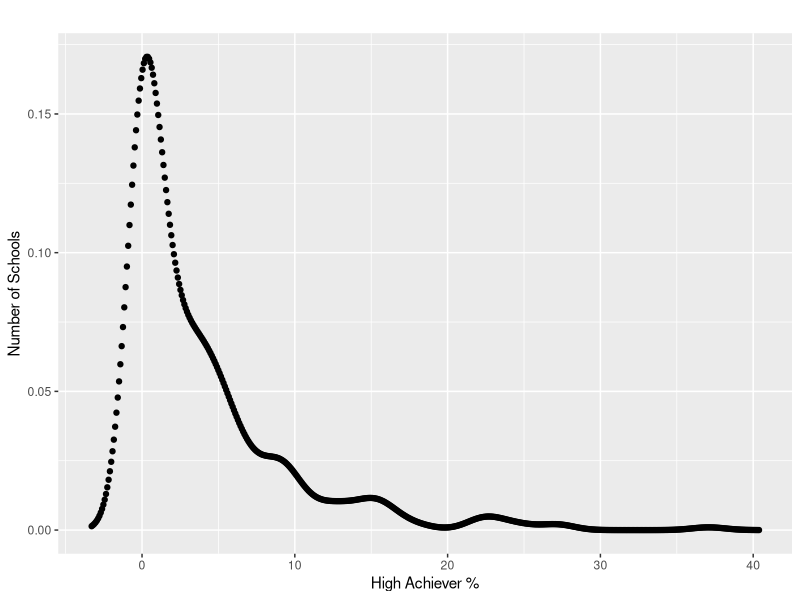
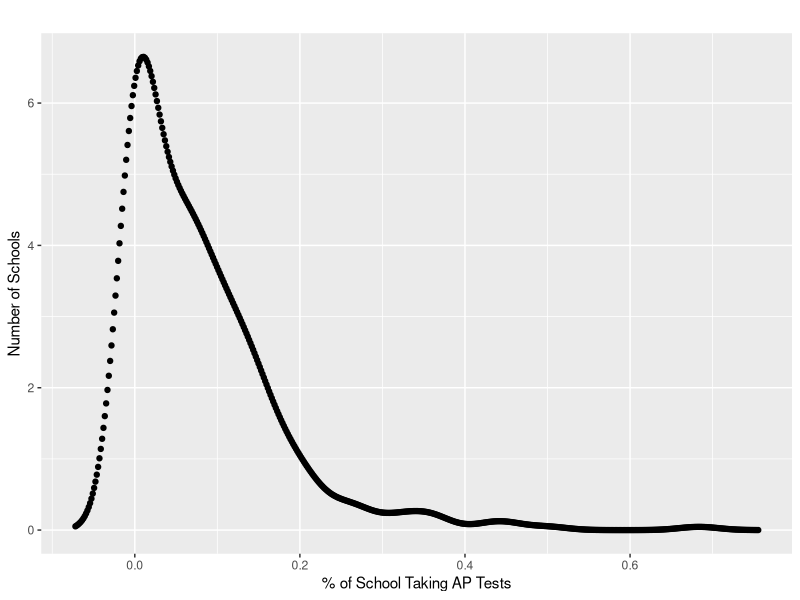
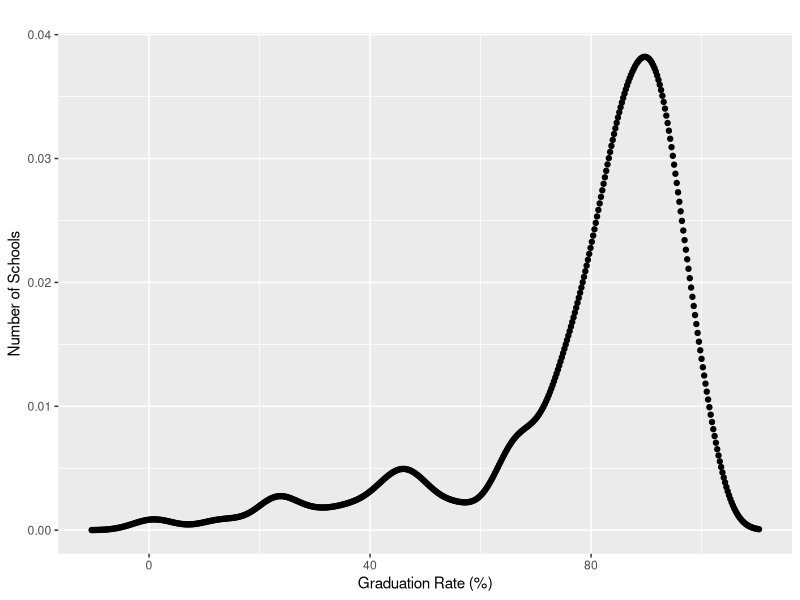
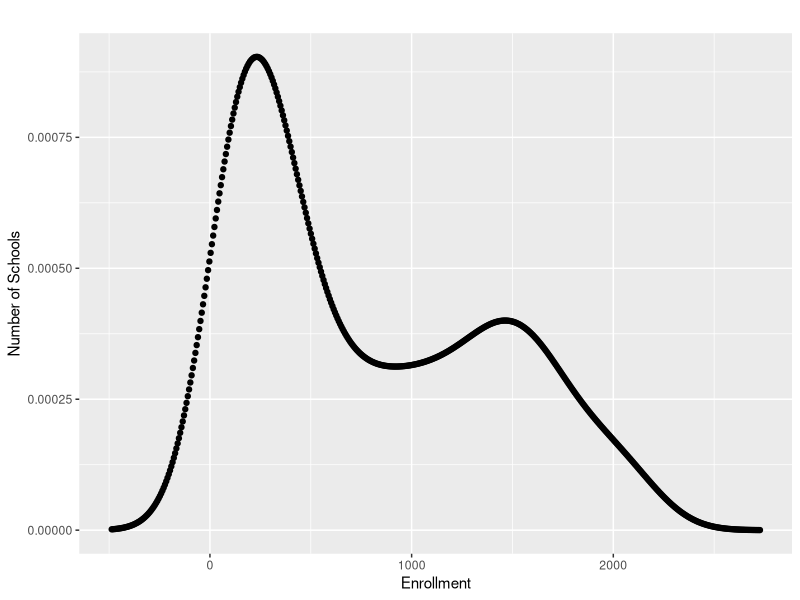
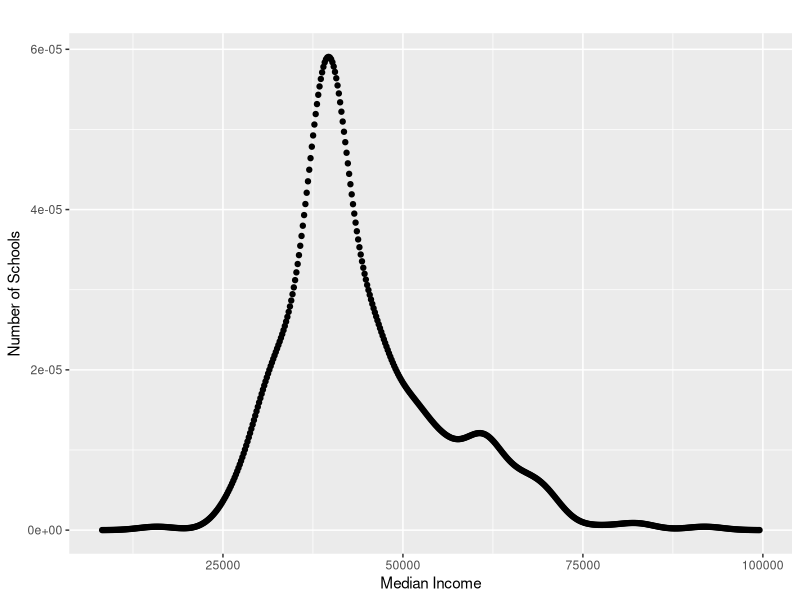
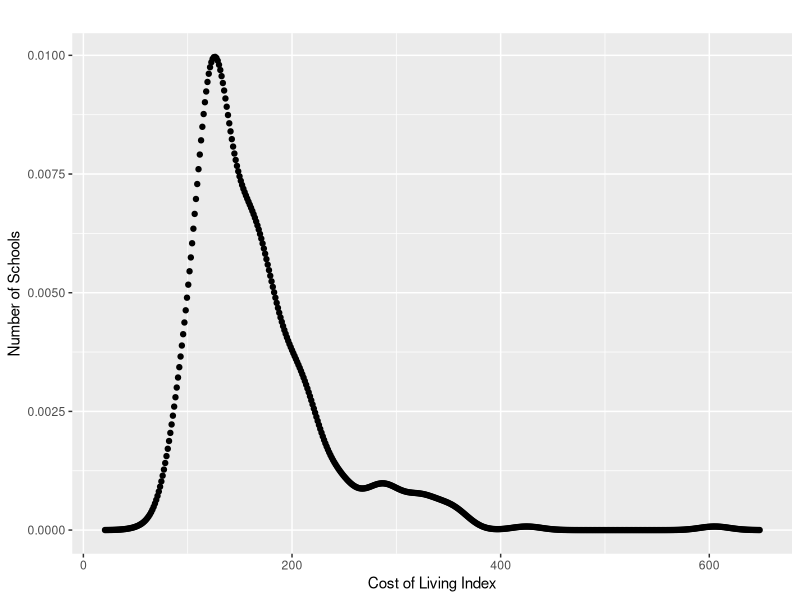
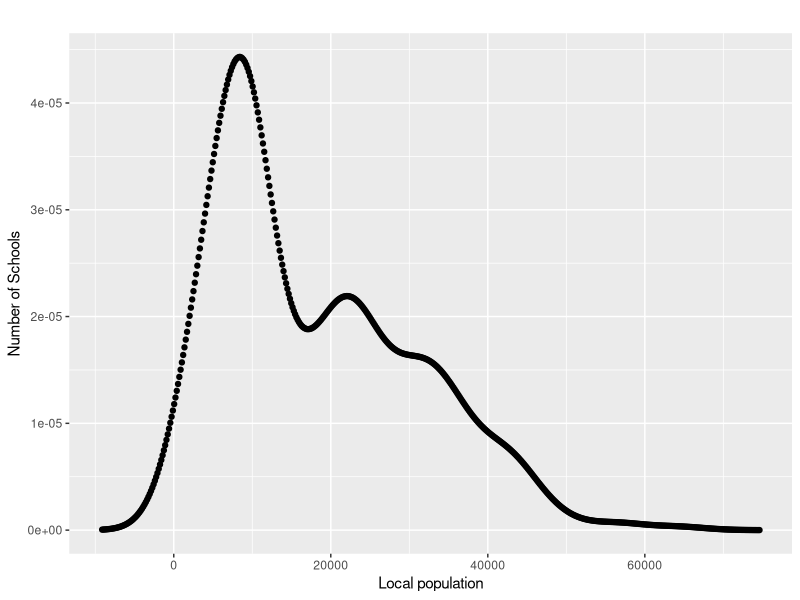
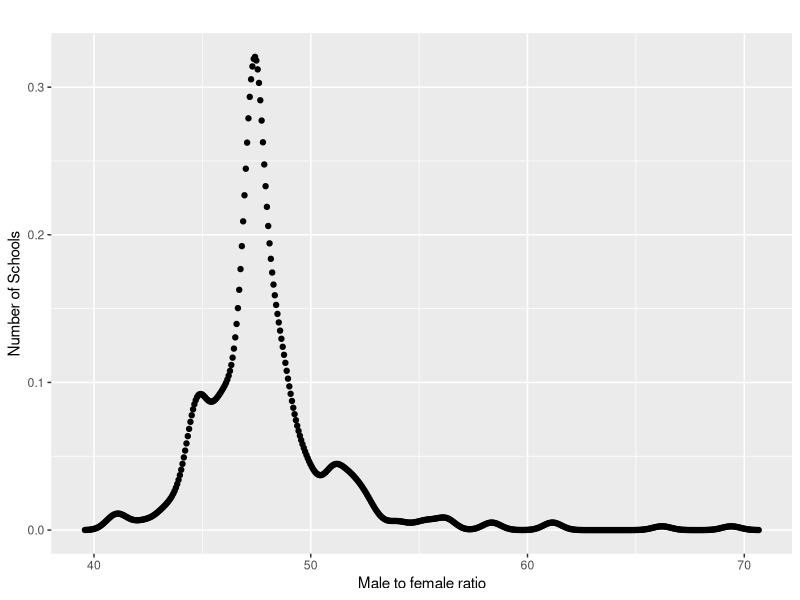

Here is the R script that generated these plots, in order: (Note: this script raises an error after producing the figures.)
#This is the working script for school analysis

library(ggplot2)
library(stats)

schools <- read.csv("SchoolDataForR-2013-01-11.csv")
#Histograms, KDEs of various columns



theme_clean <- theme(
  panel.background = element_rect(fill="white"),
  axis.ticks = element_line(colour=NA),
  panel.grid = element_line(colour="white"),
  axis.text.y = element_text(colour=NA),
  axis.text.x = element_text(colour="white")
)





plotDensity <- function(densityResults, xLabel, yLabel="Number of Schools", nameOfFile, title="", xMultiplier=1.0) {
  qplot(x=densityResults$x * xMultiplier, y=densityResults$y, xlab=xLabel, ylab=yLabel, main=title)
}

plotDensity(densityResults=density(na.omit(schools$ApGoodScoresPercentPerStudent*100)), xLabel="High Achiever %", nameOfFile="ApPercentOfSchoolInHardClasses-Raw.png")
ggsave(filename="HighAchieverPercent-Raw.png", scale=0.25)


plotDensity(densityResults=density(schools$ApPercentOfSchoolInHardClasses), xLabel="% of School Taking AP Tests", nameOfFile="ApPercentOfSchoolInHardClasses-Raw.png")
ggsave(filename="ApPercentOfSchoolInHardClasses-Raw.png", scale=0.25)
  #Mostly zero

plotDensity(densityResult=density(schools$GraduationRate), xLabel="Graduation Rate (%)", nameOfFile="GraduationRate-Raw.png")
ggsave(filename="GraduationRate-Raw.png", scale=0.5)
  #Hovers around 90%

plotDensity(densityResult=density(schools$Enrollment), xLabel="Enrollment", nameOfFile="Enrollment-Raw.png")
ggsave(filename="Enrollment-Raw.png", scale=0.5)
#Interesting. Biggest spike is for small schools (less than 200 students)
#Another spike around 1500 students

plotDensity(densityResult=density(schools$MedianIncome), xLabel="Median Income", nameOfFile="MedianIncome-Raw.png")
ggsave(filename="MedianIncome-Raw.png", scale=0.5)
#Big spike around $35K or so
  #Another spike around $60K

plotDensity(densityResult=density(schools$CostOfLivingIndex), xLabel="Cost of Living Index", nameOfFile="CostOfLiving-Raw.png")
ggsave(filename="CostOfLivingIndex-Raw.png", scale=0.5)
#Big spike around 120 or so
  #Long tail to the right (expensive locations). Not very many cheap locations

plotDensity(densityResult=density(schools$Population), xLabel="Local population", nameOfFile="Population-Raw.jpg")
ggsave(filename="Population-Raw.png", scale=0.5)
#Most areas have less than 10K people. Very interesting data.

plotDensity(densityResult=density(schools$MaleToFemaleRatio / 2), xLabel="Male to female ratio", nameOfFile="MaleToFemaleRatio-Raw.png")
ggsave(filename="MaleToFemaleRatio-Raw.png", scale=0.5)
#Divide by 2 to make more intuitive

plotDensity(densityResult=density(schools$StudentToTeacherRatio), xLabel="Student to Teacher ratio", nameOfFile="StudentToTeacherRatio-Raw.png")
ggsave(filename="StudentToTeacherRatio-Raw.png", scale=0.5)
#Most of the results are around 20-25

plotDensity(densityResult=density(schools$BachelorsOrHigher), xLabel="% of Neighborhood with a Bachelor's degree or higher", nameOfFile="BachelorsOrHigher-Raw.png")
ggsave(filename="BachelorsOrHigher-Raw.png", scale=0.5)
#Spikes around 15-18%.
  #Trails off dramatically above 40%

plotDensity(densityResults=density(schools$MedianAge), xLabel="Median Age Of Neighborhood", nameOfFile="MedianAge-Raw.png")
ggsave(filename="MedianAge-Raw.png", scale=0.5)
#Big spike is around 35. Most of the data is between 30 and 45

plotDensity(densityResults=density(schools$TotalCostPerStudent), xLabel="Total Cost Per Student", nameOfFile="TotalCostPerStudent-Raw.png")
ggsave(filename="TotalCostPerStudent-Raw.png", scale=0.5)
#Around 5K per student

plotDensity(densityResults=density(schools$RevenuePercentGoingToBasicEd), xLabel="% of Revenue Going to Basic Ed", nameOfFile="")
ggsave(filename="RevenuePercentGoingToBasicEd-Raw.png", scale=0.5)
#Between 50 and 60%. That's surprisingly low.

plotDensity(densityResults=density(schools$UnderHighSchool), xLabel="% of Neighborhood without a high school diploma", nameOfFile="")
ggsave(filename="UnderHighSchool-Raw.png", scale=0.5)
#Around 15%, it looks like

plotDensity(densityResults=density(schools$MarriedPercent), xLabel="% of Neighborhood that is married", nameOfFile="")
ggsave(filename="MarriedPercent-Raw.png", scale=0.5)
#Big spike around 65%

plotDensity(densityResults=density(schools$MedianHousePrice), xLabel="Median House Price", nameOfFile="")
ggsave(filename="MedianHousePrice-Raw.png", scale=0.5)
#Double spike. Interesting.

plotDensity(densityResults=density(schools$StaffCostPerStudent), xLabel="Staff Cost Per Student", nameOfFile="")
ggsave(filename="StaffCostPerStudent-Raw.png", scale=0.5)
#Big spike around $5K

plotDensity(densityResults=density(schools$TeacherCertificationPercentage), xLabel="% of Teachers that are Certified", nameOfFile="")
ggsave(filename="TeacherCertificationPercentage-Raw.png", scale=0.5)
#Looks more normal (long tail to the right)
  #Over 90%, surprisingly? Or is that .9%?

plotDensity(densityResults=density(schools$FailRate), xLabel="% of students that drop out", nameOfFile="")
ggsave(filename="FailRate-Raw.png", scale=0.5)
#Big spike around 15-20%

plotDensity(densityResults=density(schools$EslToBasicEdRatio), xLabel="Ratio of ESL to English-speaking", nameOfFile="")
ggsave(filename="EslToBasicEdRatio-Raw.png", scale=0.5)
#Big spike around 5%

plotDensity(densityResults=density(schools$GraduateOrHigher), xLabel="% of Neighborhood w/ a graduate degree", nameOfFile="")
ggsave(filename="GraduateOrHigher-Raw.png", scale=0.5)
#Spikes at less than 10%

plotDensity(densityResults=density(schools$AvgTeacherCost), xLabel="Average Teacher Cost", nameOfFile="")
ggsave(filename="AvgTeacherCost-Raw.png", scale=0.5)
#Big spike around 100K

plotDensity(densityResults=density(schools$SomeCollegeOrHigher), xLabel="% of neighborhood w/ some college education", nameOfFile="")
ggsave(filename="SomeCollegeOrHigher-Raw.png", scale=0.5)
#Looks more normal
  #Around 25-25%

##NOW THAT WE'VE SEEN THE DENSITY, DO SCATTER PLOTS

#School-specific information
qqplot(x=schools$GraduationRate, y=schools$ApGoodScoresPercentPerStudent) #WILDLY DIFFERENT
qplot(x=GraduationRate, xlab="Graduation Rate (%)"      ,data=schools, y=ApGoodScoresPercentPerStudent*100, ylab="High Achiever %")
ggsave(filename="GraduationRate-Scatter.png", scale=0.5)

qqplot(x=schools$ContinuingRate, y=schools$ApGoodScoresPercentPerStudent)
qplot(x=ContinuingRate, xlab="% of students who are 5th-year seniors"      ,data=schools, y=ApGoodScoresPercentPerStudent*100, ylab="High Achiever %")
ggsave(filename="ContinuingRate-Scatter.png", scale=0.5)

qqplot(x=schools$FailRate, y=schools$ApGoodScoresPercentPerStudent) #WILDLY DIFFERENT
qplot(x=FailRate, xlab="Dropout rate (%)"      ,data=schools, y=ApGoodScoresPercentPerStudent*100, ylab="High Achiever %")
ggsave(filename="FailRate-Scatter.png", scale=0.5)

qqplot(x=schools$APNumberOfTestTakers, y=schools$ApGoodScoresPercentPerStudent) #WILDLY DIFFERENT
qplot(x=APNumberOfTestTakers, xlab="Number of students taking AP tests"      ,data=schools, y=ApGoodScoresPercentPerStudent*100, ylab="High Achiever %")
ggsave(filename="APNumberOfTestTakers-Scatter.png", scale=0.5)

qqplot(x=schools$Enrollment, y=schools$ApGoodScoresPercentPerStudent) #Curved down in an interesting way. Looks exponential
qplot(x=Enrollment, xlab="Number of Students"      ,data=schools, y=ApGoodScoresPercentPerStudent*100, ylab="High Achiever %")
ggsave(filename="Enrollment-Scatter.png", scale=0.5)

qqplot(x=schools$Cohort, y=schools$ApGoodScoresPercentPerStudent) #Kinda weird
qplot(x=Cohort, xlab="Number of students in grade"      ,data=schools, y=ApGoodScoresPercentPerStudent*100, ylab="High Achiever %")
ggsave(filename="Cohort-Scatter.png", scale=0.5)

qqplot(x=schools$APTotalTestsTaken, y=schools$ApGoodScoresPercentPerStudent)
qplot(x=APTotalTestsTaken, xlab="Number of AP tests taken"      ,data=schools, y=ApGoodScoresPercentPerStudent*100, ylab="High Achiever %")
ggsave(filename="APTotalTestsTaken-Scatter.png", scale=0.5)

qqplot(x=schools$APNumberOfHighScores, y=schools$ApGoodScoresPercentPerStudent) 
qplot(x=APNumberOfHighScores, xlab="Number of AP tests passed"      ,data=schools, y=ApGoodScoresPercentPerStudent*100, ylab="High Achiever %")
ggsave(filename="APNumberOfHighScores-Scatter.png", scale=0.5)

qqplot(x=schools$SATCriticalReadingMean, y=schools$ApGoodScoresPercentPerStudent) #WILDLY DIFFERENT. Exponential curve
qplot(x=SATCriticalReadingMean, xlab="SAT Score (Reading)"      ,data=schools, y=ApGoodScoresPercentPerStudent*100, ylab="High Achiever %")
ggsave(filename="SATCriticalReadingMean-Scatter.png", scale=0.5)

qqplot(x=schools$SATMathMean, y=schools$ApGoodScoresPercentPerStudent) #WILDLY DIFFERENT. Exponential curve, for the most part
qplot(x=SATMathMean, xlab="SAT Score (Math)"      ,data=schools, y=ApGoodScoresPercentPerStudent*100, ylab="High Achiever %")
ggsave(filename="SATMathMean-Scatter.png", scale=0.5)

qqplot(x=schools$SATWritingMean, y=schools$ApGoodScoresPercentPerStudent) #WILDLY DIFFERENT. Exponential curve
qplot(x=SATWritingMean, xlab="SAT Score (Writing)"      ,data=schools, y=ApGoodScoresPercentPerStudent*100, ylab="High Achiever %")
ggsave(filename="SATWritingMean-Scatter.png", scale=0.5)

qqplot(x=schools$PsatSophomoreNumberOfTestTakers, y=schools$ApGoodScoresPercentPerStudent)
qplot(x=PsatSophomoreNumberOfTestTakers, xlab="PSAT Number of Test Takers (Sophomore)"      ,data=schools, y=ApGoodScoresPercentPerStudent*100, ylab="High Achiever %")
ggsave(filename="PsatSophomoreNumberOfTestTakers-Scatter.png", scale=0.5)

qqplot(x=schools$PSATJuniorNumberOfTestTakers, y=schools$ApGoodScoresPercentPerStudent)
qplot(x=PSATJuniorNumberOfTestTakers, xlab="PSAT Number of Test Takers (Junior)"      ,data=schools, y=ApGoodScoresPercentPerStudent*100, ylab="High Achiever %")
ggsave(filename="PSATJuniorNumberOfTestTakers-Scatter.png", scale=0.5)

qqplot(x=schools$PSATSophomoreMathMean, y=schools$ApGoodScoresPercentPerStudent) #exponential
qplot(x=PSATSophomoreMathMean, xlab="PSAT Math Score (Sophomore)"      ,data=schools, y=ApGoodScoresPercentPerStudent*100, ylab="High Achiever %")
ggsave(filename="PSATSophomoreMathMean-Scatter.png", scale=0.5)

qqplot(x=schools$PSATJuniorMathMean, y=schools$ApGoodScoresPercentPerStudent) #exponential
qplot(x=PSATJuniorMathMean, xlab="PSAT Math Score (Junior)"      ,data=schools, y=ApGoodScoresPercentPerStudent*100, ylab="High Achiever %")
ggsave(filename="PSATJuniorMathMean-Scatter.png", scale=0.5)

qqplot(x=schools$PSATSophomoreCriticalReadingMean, y=schools$ApGoodScoresPercentPerStudent) #exponential
qplot(x=PSATSophomoreCriticalReadingMean, xlab="PSAT Reading (Sophomore)"      ,data=schools, y=ApGoodScoresPercentPerStudent*100, ylab="High Achiever %")
ggsave(filename="PSATSophomoreCriticalReadingMean-Scatter.png", scale=0.5)

qqplot(x=schools$PSATJuniorCriticalReadingMean, y=schools$ApGoodScoresPercentPerStudent) #very sharp exponent
qplot(x=PSATJuniorCriticalReadingMean, xlab="PSAT Reading (Junior)"      ,data=schools, y=ApGoodScoresPercentPerStudent*100, ylab="High Achiever %")
ggsave(filename="PSATJuniorCriticalReadingMean-Scatter.png", scale=0.5)

qqplot(x=schools$PSATSophomoreWritingSkillsMean, y=schools$ApGoodScoresPercentPerStudent) #interesting exponential
qplot(x=PSATSophomoreWritingSkillsMean, xlab="PSAT Writing (Sophomore)"      ,data=schools, y=ApGoodScoresPercentPerStudent*100, ylab="High Achiever %")
ggsave(filename="PSATSophomoreWritingSkillsMean-Scatter.png", scale=0.5)

qqplot(x=schools$PSATJuniorWritingSkillsMean, y=schools$ApGoodScoresPercentPerStudent) #exponential
qplot(x=PSATJuniorWritingSkillsMean, xlab="PSAT Writing (Junior)"      ,data=schools, y=ApGoodScoresPercentPerStudent*100, ylab="High Achiever %")
ggsave(filename="PSATJuniorWritingSkillsMean-Scatter.png", scale=0.5)

qqplot(x=schools$TeacherBadPercent, y=schools$ApGoodScoresPercentPerStudent)
qplot(x=(1.0-TeacherBadPercent)*100, xlab="Teachers w/ Good Reviews (%)"      ,data=schools, y=ApGoodScoresPercentPerStudent*100, ylab="High Achiever %")
ggsave(filename="TeacherGoodPercent-Scatter.png", scale=0.5)

qqplot(x=log(schools$TeacherPeerBadPercent), y=schools$ApGoodScoresPercentPerStudent) #Completely skewed. Normalized when log()
qplot(x=(1.0-TeacherPeerBadPercent)*100, xlab="Teachers w/ Good Reviews, Peer Review (%)"      ,data=schools, y=ApGoodScoresPercentPerStudent*100, ylab="High Achiever %")
ggsave(filename="TeacherGoodPercentPeer-Scatter.png", scale=0.5)

qqplot(x=log(schools$PrincipalBadPercent), y=schools$ApGoodScoresPercentPerStudent) #Also completely skewed. Cleaner when log()
qplot(x=(1.0-PrincipalBadPercent)*100, xlab="Principals w/ Good Reviews (%)"      ,data=schools, y=ApGoodScoresPercentPerStudent*100, ylab="High Achiever %")
ggsave(filename="PrincipalGoodPercent-Scatter.png", scale=0.5)

qqplot(x=schools$StaffCostPerStudent, y=schools$ApGoodScoresPercentPerStudent) #Skewed
qplot(x=StaffCostPerStudent, xlab="Staff Cost Per Student"      ,data=schools, y=ApGoodScoresPercentPerStudent*100, ylab="High Achiever %")
ggsave(filename="StaffCostPerStudent-Scatter.png", scale=0.5)

qqplot(x=schools$TotalCostPerStudent, y=schools$ApGoodScoresPercentPerStudent) #Skewed
qplot(x=TotalCostPerStudent, xlab="Total Cost Per Student"      ,data=schools, y=ApGoodScoresPercentPerStudent*100, ylab="High Achiever %")
ggsave(filename="TotalCostPerStudent-Scatter.png", scale=0.5)

qqplot(x=schools$StudentToTeacherRatio, y=schools$ApGoodScoresPercentPerStudent) #Skewed
qplot(x=StudentToTeacherRatio, xlab="Student-to-Teacher Ratio"      ,data=schools, y=ApGoodScoresPercentPerStudent*100, ylab="High Achiever %")
ggsave(filename="StudentToTeacherRatio-Scatter.png", scale=0.5)

qqplot(x=schools$AvgTeacherCost, y=schools$ApGoodScoresPercentPerStudent) #Skewed
qplot(x=AvgTeacherCost, xlab="Average Teacher Cost"      ,data=schools, y=ApGoodScoresPercentPerStudent*100, ylab="High Achiever %")
ggsave(filename="AverageTeacherCost-Scatter.png", scale=0.5)

qqplot(x=schools$ElementaryStudentCount, y=schools$ApGoodScoresPercentPerStudent) #bad data? What does this mean?
qplot(x=ElementaryStudentCount, xlab="Number of Elementary Students in District"      ,data=schools, y=ApGoodScoresPercentPerStudent*100, ylab="High Achiever %")
ggsave(filename="ElementaryStudentCount-Scatter.png", scale=0.5)

qqplot(x=schools$HighSchoolCount, y=schools$ApGoodScoresPercentPerStudent) #bad data? What does this mean?
qplot(x=HighSchoolCount, xlab="Number of High School Students in District"      ,data=schools, y=ApGoodScoresPercentPerStudent*100, ylab="High Achiever %")
ggsave(filename="HighSchoolCount-Scatter.png", scale=0.5)

qqplot(x=schools$MiddleSchoolCount, y=schools$ApGoodScoresPercentPerStudent) #bad data? What does this mean?
qplot(x=MiddleSchoolCount, xlab="Number of Middle School Students in District"      ,data=schools, y=ApGoodScoresPercentPerStudent*100, ylab="High Achiever %")
ggsave(filename="MiddleSchoolCount-Scatter.png", scale=0.5)

qqplot(x=schools$EarlyStudentCount, y=schools$ApGoodScoresPercentPerStudent) #bad data? What does this mean?
qplot(x=EarlyStudentCount, xlab="Number of Pre-K Students in District"      ,data=schools, y=ApGoodScoresPercentPerStudent*100, ylab="High Achiever %")
ggsave(filename="EarlyStudentCount-Scatter.png", scale=0.5)

qqplot(x=schools$PreschoolPercent, y=schools$ApGoodScoresPercentPerStudent) #inverse curve, almost
qplot(x=PreschoolPercent*100, xlab="% of District Budget to Pre-K"      ,data=schools, y=ApGoodScoresPercentPerStudent*100, ylab="High Achiever %")
ggsave(filename="PreschoolPercent-Scatter.png", scale=0.5)

qqplot(x=schools$ElementarySchoolPercent, y=schools$ApGoodScoresPercentPerStudent) #hockey-stick
qplot(x=ElementarySchoolPercent*100, xlab="% of District Budget to Elementary Schools"      ,data=schools, y=ApGoodScoresPercentPerStudent*100, ylab="High Achiever %")
ggsave(filename="ElementarySchoolPercent-Scatter.png", scale=0.5)

qqplot(x=schools$MiddleSchoolPercent, y=schools$ApGoodScoresPercentPerStudent) #hockey-stick
qplot(x=MiddleSchoolPercent*100, xlab="% of District Budget to Middle Schools"      ,data=schools, y=ApGoodScoresPercentPerStudent*100, ylab="High Achiever %")
ggsave(filename="MiddleSchoolPercent-Scatter.png", scale=0.5)

qqplot(x=schools$HighSchoolPercent, y=schools$ApGoodScoresPercentPerStudent) #very odd looking
qplot(x=HighSchoolPercent*100, xlab="% of District Budget to High Schools"      ,data=schools, y=ApGoodScoresPercentPerStudent*100, ylab="High Achiever %")
ggsave(filename="HighSchoolPercent-Scatter.png", scale=0.5)

qqplot(x=schools$ProficientInReadingAndMath, y=schools$ApGoodScoresPercentPerStudent) #that's just screwy
qplot(x=ProficientInReadingAndMath, xlab="% Proficient in Reading and Math"      ,data=schools, y=ApGoodScoresPercentPerStudent*100, ylab="High Achiever %")
ggsave(filename="ProficientInReadingAndMath-Scatter.png", scale=0.5)

qqplot(x=schools$ProficientInReading, y=schools$ApGoodScoresPercentPerStudent) #that's just screwy
qplot(x=ProficientInReading, xlab="% Proficient in Reading"      ,data=schools, y=ApGoodScoresPercentPerStudent*100, ylab="High Achiever %")
ggsave(filename="ProficientInReading-Scatter.png", scale=0.5)

qqplot(x=schools$ProficientInMath, y=schools$ApGoodScoresPercentPerStudent) #that's just screwy
qplot(x=ProficientInMath, xlab="% Proficient in Math"      ,data=schools, y=ApGoodScoresPercentPerStudent*100, ylab="High Achiever %")
ggsave(filename="ProficientInMath-Scatter.png", scale=0.5)




#Demographic info
qqplot(x=schools$MedianIncome, y=schools$ApGoodScoresPercentPerStudent) #Kinda skewed
qplot(x=MedianIncome, xlab="Median Income"      ,data=schools, y=ApGoodScoresPercentPerStudent*100, ylab="High Achiever %")
ggsave(filename="MedianIncome-Scatter.png", scale=0.5)

qqplot(x=schools$CostOfLivingIndex, y=schools$ApGoodScoresPercentPerStudent) #inverse curve
qplot(x=CostOfLivingIndex, xlab="Cost of Living (Index)"      ,data=schools, y=ApGoodScoresPercentPerStudent*100, ylab="High Achiever %")
ggsave(filename="CostOfLivingIndex-Scatter.png", scale=0.5)

qqplot(x=schools$WalkScore, y=schools$ApGoodScoresPercentPerStudent) #Skew
qplot(x=WalkScore, xlab="Neighborhood Walk Score"      ,data=schools, y=ApGoodScoresPercentPerStudent*100, ylab="High Achiever %")
ggsave(filename="WalkScore-Scatter.png", scale=0.5)

qqplot(x=schools$Population, y=schools$ApGoodScoresPercentPerStudent)
qplot(x=Population, xlab="Population"      ,data=schools, y=ApGoodScoresPercentPerStudent*100, ylab="High Achiever %")
ggsave(filename="Population-Scatter.png", scale=0.5)

qqplot(x=schools$MaleToFemaleRatio, y=schools$ApGoodScoresPercentPerStudent)
qplot(x=MaleToFemaleRatio, xlab="Male-to-Female ratio"      ,data=schools, y=ApGoodScoresPercentPerStudent*100, ylab="High Achiever %")
ggsave(filename="MaleToFemaleRatio-Scatter.png", scale=0.5)

qqplot(x=schools$MedianHousePrice, y=schools$ApGoodScoresPercentPerStudent)
qplot(x=MedianHousePrice, xlab="Median House Price"      ,data=schools, y=ApGoodScoresPercentPerStudent*100, ylab="High Achiever %")
ggsave(filename="MedianHousePrice-Scatter.png", scale=0.5)

qqplot(x=schools$AverageRentPrice, y=schools$ApGoodScoresPercentPerStudent) #
qplot(x=AverageRentPrice, xlab="Average Rent ($)"    ,xlim=c(500,2550)  ,data=schools, y=ApGoodScoresPercentPerStudent*100, ylab="High Achiever %")
ggsave(filename="AverageRentPrice-Scatter.png", scale=0.5)

qqplot(x=schools$MedianMortgageToIncomeRatio, y=schools$ApGoodScoresPercentPerStudent)
qplot(x=MedianMortgageToIncomeRatio, xlab="Median mortgage-to-income ratio"      ,data=schools, y=ApGoodScoresPercentPerStudent*100, ylab="High Achiever %")
ggsave(filename="MedianMortgageToIncomeRatio-Scatter.png", scale=0.5)

qqplot(x=schools$MarriedPercent, y=schools$ApGoodScoresPercentPerStudent)
qplot(x=MarriedPercent, xlab="% of Population that is Married"      ,data=schools, y=ApGoodScoresPercentPerStudent*100, ylab="High Achiever %")
ggsave(filename="MarriedPercent-Scatter.png", scale=0.5)

qqplot(x=schools$DivorcedPercent, y=schools$ApGoodScoresPercentPerStudent)
qplot(x=DivorcedPercent, xlab="% of Population is that Divorced"      ,data=schools, y=ApGoodScoresPercentPerStudent*100, ylab="High Achiever %")
ggsave(filename="DivorcedPercent-Scatter.png", scale=0.5)

qqplot(x=schools$SinglePercent, y=schools$ApGoodScoresPercentPerStudent) #not much of a relationship
qplot(x=SinglePercent, xlab="% of Population that is Single"      ,data=schools, y=ApGoodScoresPercentPerStudent*100, ylab="High Achiever %")
ggsave(filename="SinglePercent-Scatter.png", scale=0.5)

qqplot(x=schools$LivedInSameHomeForOver5Years, y=schools$ApGoodScoresPercentPerStudent) #a little screwy
qplot(x=LivedInSameHomeForOver5Years, xlab="% of Population that hasn't moved in 5 years"      ,data=schools, y=ApGoodScoresPercentPerStudent*100, ylab="High Achiever %") #bell curve?
ggsave(filename="LivedInSameHomeForOver5Years-Scatter.png", scale=0.5)

qqplot(x=schools$PeoplePerSquareMile, y=schools$ApGoodScoresPercentPerStudent)
qplot(x=PeoplePerSquareMile, xlab="People per Square Mile"      ,data=schools, y=ApGoodScoresPercentPerStudent*100, ylab="High Achiever %", alpha=I(2/3))
ggsave(filename="PeoplePerSquareMile-Scatter.png", scale=0.5)

qqplot(x=schools$HousingPerSquareMile, y=schools$ApGoodScoresPercentPerStudent)
qplot(x=HousingPerSquareMile, xlab="Houses per Square Mile"      ,data=schools, y=ApGoodScoresPercentPerStudent*100, ylab="High Achiever %", alpha=I(1/2))
ggsave(filename="HousingPerSquareMile-Scatter.png", scale=0.5)

qqplot(x=schools$PercentWaterInZipCode, y=schools$ApGoodScoresPercentPerStudent) #skew high
qplot(x=PercentWaterInZipCode*100, xlab=""      ,data=schools, y=ApGoodScoresPercentPerStudent*100, ylab="High Achiever %", alpha=I(1/2))
ggsave(filename="PercentWaterInZipCode-Scatter.png", scale=0.5)

qqplot(x=schools$ChildrenInPovertyPercent, y=schools$ApGoodScoresPercentPerStudent)
qplot(x=ChildrenInPovertyPercent, xlab="% of Children in Poverty"      ,data=schools, y=ApGoodScoresPercentPerStudent*100, ylab="High Achiever %")
ggsave(filename="ChildrenInPovertyPercent-Scatter.png", scale=0.5)

qqplot(x=schools$PoorPercent, y=schools$ApGoodScoresPercentPerStudent)
qplot(x=PoorPercent, xlab="% of People in Poverty"      ,data=schools, y=ApGoodScoresPercentPerStudent*100, ylab="High Achiever %")
ggsave(filename="PoorPercent-Scatter.png", scale=0.5)

qqplot(x=schools$Burglary, y=schools$ApGoodScoresPercentPerStudent) #just looks like bad data
qplot(x=Burglary, xlab="Burglary"      ,data=schools, y=ApGoodScoresPercentPerStudent*100, ylab="High Achiever %")
#ggsave(filename="Burglary-Scatter.png", scale=0.5)

qqplot(x=schools$CarTheft, y=schools$ApGoodScoresPercentPerStudent)
qplot(x=CarTheft, xlab="Car Theft"      ,data=schools, y=ApGoodScoresPercentPerStudent*100, ylab="High Achiever %")
#ggsave(filename="-Scatter.png", scale=0.5)



#PARENTS' INFO
qqplot(x=schools$GraduateOrHigher, y=schools$ApGoodScoresPercentPerStudent) #very linear
qplot(x=GraduateOrHigher, xlab="% of Neighborhood w/ a Graduate Degree or Higher"      ,data=schools, y=ApGoodScoresPercentPerStudent*100, ylab="High Achiever %")
ggsave(filename="GraduateOrHigher-Scatter.png", scale=0.5)

qqplot(x=schools$BachelorsOrHigher, y=schools$ApGoodScoresPercentPerStudent) #also linear
qplot(x=BachelorsOrHigher, xlab="% of Neighborhood w/ a Bachelor's Degree or Higher"      ,data=schools, y=ApGoodScoresPercentPerStudent*100, ylab="High Achiever %")
ggsave(filename="BachelorsOrHigher-Scatter.png", scale=0.5)

qqplot(x=schools$UnderHighSchool, y=schools$ApGoodScoresPercentPerStudent) #quite linear
qplot(x=UnderHighSchool, xlab="% of Neighborhood that didn't finish High School"      ,data=schools, y=ApGoodScoresPercentPerStudent*100, ylab="High Achiever %")
ggsave(filename="UnderHighSchool-Scatter.png", scale=0.5)

qqplot(x=schools$SomeCollegeOrHigher, y=schools$ApGoodScoresPercentPerStudent) #exponential
qplot(x=SomeCollegeOrHigher, xlab="% of Neighborhood that finished some college"      ,data=schools, y=ApGoodScoresPercentPerStudent*100, ylab="High Achiever %", alpha=I(2/3))
ggsave(filename="SomeCollegeOrHigher-Scatter.png", scale=0.5)



theme_minimal <- theme(
  panel.background = element_rect(fill="white"),
  axis.ticks = element_line(colour=NA),
  panel.grid = element_line(colour="white")
)


density.g <- density(schools$GraduateOrHigher)
as.data.frame(x=cbind(density.g$x, density.g$y))
p <- ggplot()
+geom_point(mapping=aes(), data=, )
+geom_point(mapping=aes(), data=, )
+labs(x="", y="", title="")
+theme_minimal
plot(p)